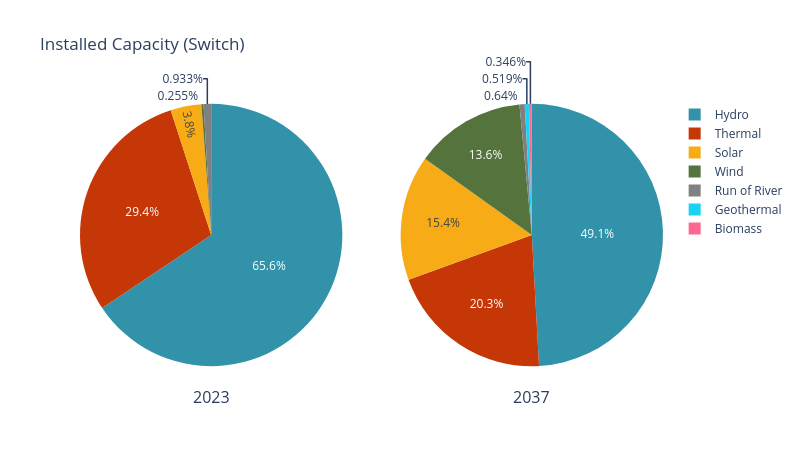

Source (notebook cell):
### Code cell
cap_inst = pd.read_csv(model_outputs_path+'BuildGen.csv')
gen_info = pd.read_csv(model_inputs_path+'gen_info.csv')
cap_inst = pd.merge(cap_inst, gen_info, left_on='GEN_BLD_YRS_1',
    right_on='GENERATION_PROJECT', how='inner')
## Remove unactive plants
cap_inst = cap_inst[cap_inst['gen_max_age'] > 1]

cap_inst = cap_inst[['GENERATION_PROJECT','gen_tech','GEN_BLD_YRS_2','BuildGen']]
cap_inst_2023 = cap_inst[cap_inst['GEN_BLD_YRS_2'] <= 2023].copy()
cap_inst_2023.rename(columns={'gen_tech': 'Tech'}, inplace=True)
cap_inst_2023 = cap_inst_2023.groupby(['Tech']).agg({
    'BuildGen': 'sum'
}).reset_index()
cap_inst_2023['BuildGen'] = 100 * cap_inst_2023['BuildGen'] / cap_inst_2023['BuildGen'].sum()

cap_inst = cap_inst[cap_inst['GEN_BLD_YRS_2'] <= 2037].copy()
cap_inst.rename(columns={'gen_tech': 'Tech'}, inplace=True)

sw.scenarios.installed_capacity(cap_inst_2023, cap_inst, "Switch")

### Figure 1 — Plotly figure (JSON) as saved in the notebook; plotly's stock layout.template omitted (floating-point values rounded to 4 significant figures; data arrays with more than 128 entries replaced by an {"elided": "..."} marker saying what was removed)
{"data": [{"customdata": [["Hydro"], ["Thermal"], ["Solar"], ["Wind"], ["Run of River"]], "direction": "clockwise", "domain": {"x": [0, 0.45], "y": [0, 1]}, "hovertemplate": "Tech=%{customdata[0]}<br>BuildGen=%{value}<extra></extra>", "labels": ["Hydro", "Thermal", "Solar", "Wind", "Run of River"], "legendgroup": "", "marker": {"colors": ["#3292A9", "#C53707", "#F7AB17", "#55733D", "#808080"]}, "name": "", "showlegend": true, "sort": false, "type": "pie", "values": [65.61, 29.41, 3.799, 0.2547, 0.9332]}, {"customdata": {"elided": "497x1 str values"}, "direction": "clockwise", "domain": {"x": [0.55, 1], "y": [0, 1]}, "hovertemplate": "Tech=%{customdata[0]}<br>BuildGen=%{value}<extra></extra>", "labels": {"elided": "497 str values"}, "legendgroup": "", "marker": {"colors": {"elided": "497 str values"}}, "name": "", "showlegend": true, "sort": false, "type": "pie", "values": {"elided": "497 float values"}}], "layout": {"annotations": [{"font": {"size": 16}, "showarrow": false, "text": "2023", "x": 0.225, "xanchor": "center", "xref": "paper", "y": -0.05, "yanchor": "top", "yref": "paper"}, {"font": {"size": 16}, "showarrow": false, "text": "2037", "x": 0.775, "xanchor": "center", "xref": "paper", "y": -0.05, "yanchor": "top", "yref": "paper"}], "height": 450, "title": {"text": "Installed Capacity (Switch)"}, "width": 800}}
